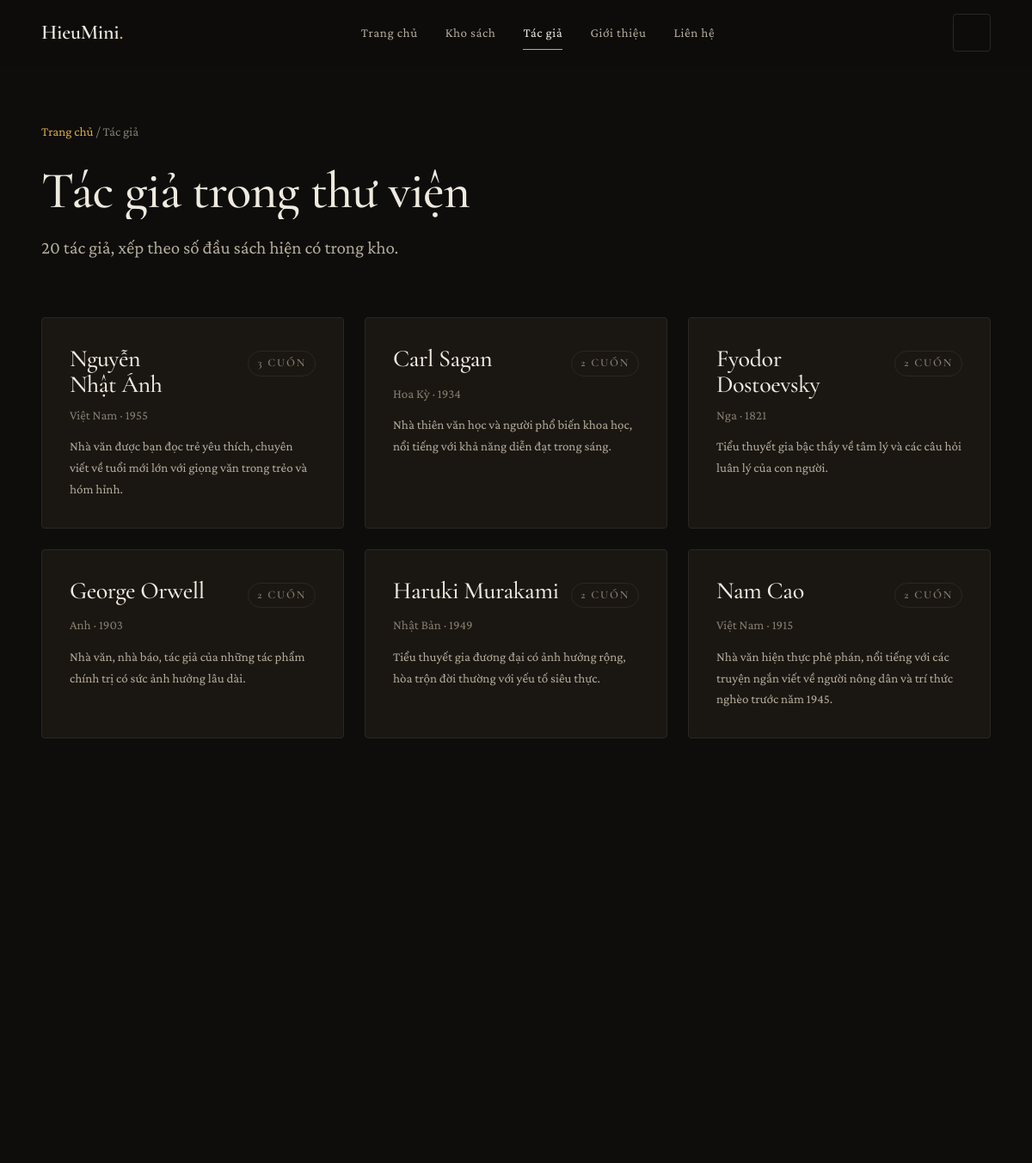
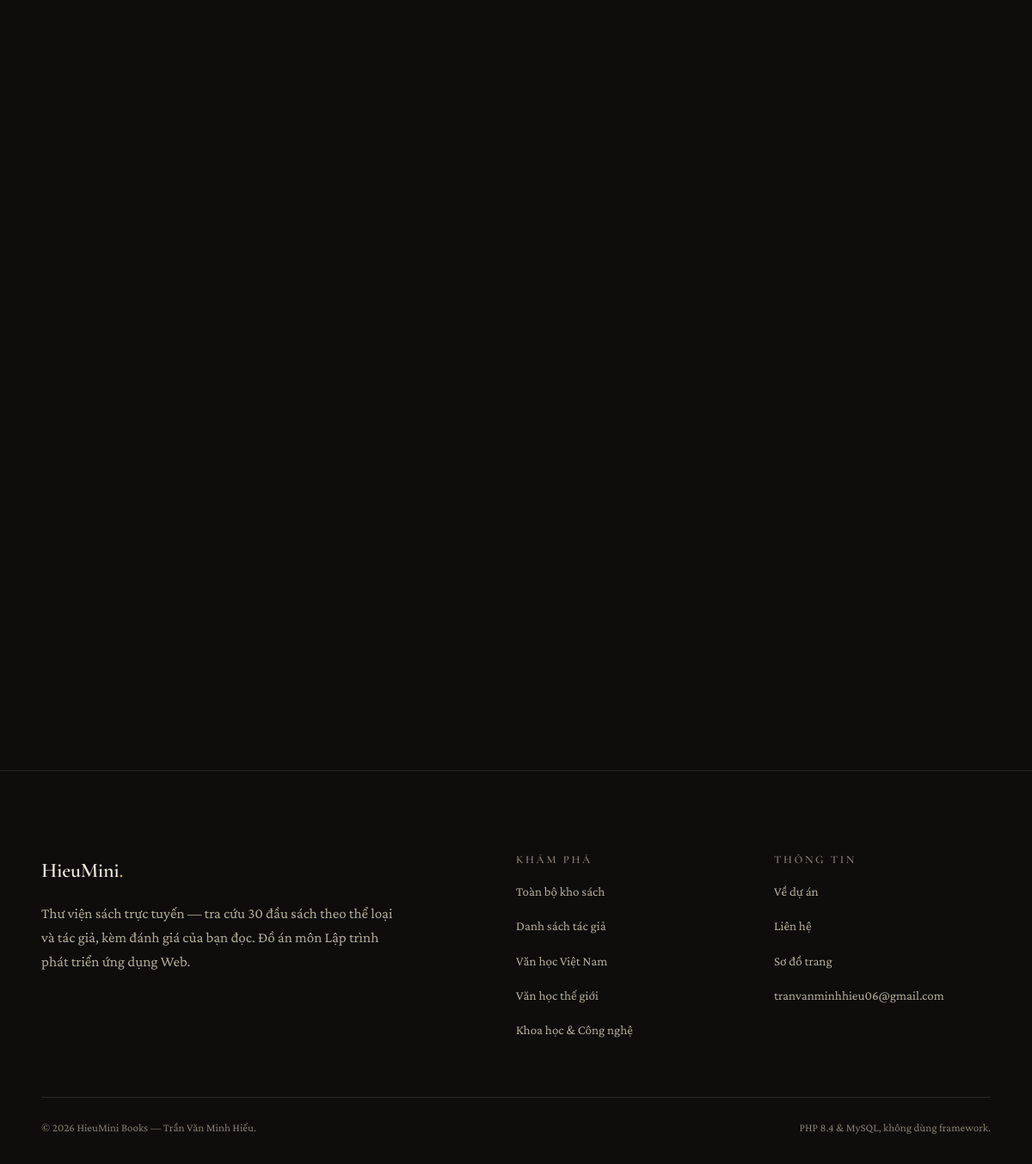
The page /authors.php on the database its author committed (2 pictures, top to bottom).
### tables this page shows
CREATE TABLE `authors` (
  `id`         INT AUTO_INCREMENT PRIMARY KEY,
  `slug`       VARCHAR(120) NOT NULL UNIQUE,
  `name`       VARCHAR(160) NOT NULL,
  `country`    VARCHAR(80),
  `birth_year` SMALLINT,
  `bio`        TEXT,
  INDEX `idx_authors_name` (`name`)
);

CREATE TABLE `categories` (
  `id`          INT AUTO_INCREMENT PRIMARY KEY,
  `slug`        VARCHAR(80)  NOT NULL UNIQUE,
  `name`        VARCHAR(120) NOT NULL,
  `description` TEXT,
  `bg_color`    CHAR(7)      NOT NULL DEFAULT '#1C1917',
  `accent`      CHAR(7)      NOT NULL DEFAULT '#C89B3C',
  `sort_order`  SMALLINT     NOT NULL DEFAULT 0
);

### config/config.php (called while the page is built, shortened)
<?php
function base_url(): string
{
    static $base = null;
    if ($base !== null) {
        return $base;
    }
    $dir = str_replace('\\', '/', dirname($_SERVER['SCRIPT_NAME'] ?? '/'));
    $dir = preg_replace('#/(admin|api)$#', '', $dir);
    $base = rtrim($dir, '/');
    return $base;
}

### config/database.php (called while the page is built, shortened)
<?php
function db(): PDO
{
    static $pdo = null;
    if ($pdo instanceof PDO) {
        return $pdo;
    }
    $dsn = sprintf('mysql:host=%s;dbname=%s;charset=utf8mb4', DB_HOST, DB_NAME);
    try {
        $pdo = new PDO($dsn, DB_USER, DB_PASS, [
            PDO::ATTR_ERRMODE            => PDO::ERRMODE_EXCEPTION,
            PDO::ATTR_DEFAULT_FETCH_MODE => PDO::FETCH_ASSOC,
            PDO::ATTR_EMULATE_PREPARES   => false,
        ]);
    } catch (PDOException $e) {
        http_response_code(503);
        if (IS_DEV) {
            exit('<h1>Không kết nối được cơ sở dữ liệu</h1><pre>'
                . htmlspecialchars($e->getMessage(), ENT_QUOTES, 'UTF-8')
                . '</pre><p>Kiểm tra lại MySQL đã bật chưa và thông tin trong <code>config/config.php</code>.</p>');
        }
        error_log('DB connect failed: ' . $e->getMessage());
        exit('Hệ thống đang bảo trì, vui lòng quay lại sau.');
    }
    return $pdo;
}
function db_query(string $sql, array $params = []): PDOStatement
{
    $stmt = db()->prepare($sql);
    $stmt->execute($params);
    return $stmt;
}
function db_all(string $sql, array $params = []): array
{
    return db_query($sql, $params)->fetchAll();
}
function db_value(string $sql, array $params = [])
{
    return db_query($sql, $params)->fetchColumn();
}

### authors.php (the view, shortened to what this page needs)
<?php
require __DIR__ . '/config/config.php';
require __DIR__ . '/config/database.php';
require __DIR__ . '/includes/functions.php';
$authors = db_all(
    'SELECT a.*, COUNT(b.id) AS book_count
       FROM authors a LEFT JOIN books b ON b.author_id = a.id
      GROUP BY a.id
      HAVING book_count > 0
      ORDER BY book_count DESC, a.name ASC'
);
require __DIR__ . '/includes/header.php';
?>
<section class="section section--tight">
  <div class="container">
    <nav aria-label="Đường dẫn" style="margin-bottom:var(--space-5);font-size:var(--fs-sm);color:var(--fg-subtle)">
      <a href="<?= e(url('index.php')) ?>">Trang chủ</a><span aria-hidden="true"> / </span><span>Tác giả</span>
    </nav>
    <h1 style="font-size:var(--fs-3xl)" data-split>Tác giả trong thư viện</h1>
    <p class="lead" style="margin-bottom:var(--space-8)">
      <?= count($authors) ?> tác giả, xếp theo số đầu sách hiện có trong kho.
    </p>
    <div style="display:grid;grid-template-columns:repeat(auto-fill,minmax(320px,1fr));gap:var(--space-5)">
      <?php foreach ($authors as $a): ?>
        <article data-reveal style="position:relative;padding:var(--space-6);border:1px solid var(--border);
                 border-radius:var(--r-md);background:var(--surface)">
          <div style="display:flex;align-items:baseline;justify-content:space-between;gap:var(--space-3)">
            <h2 style="font-size:var(--fs-xl);margin:0">
              <a href="<?= e(url('author.php?s=' . $a['slug'])) ?>" style="color:var(--fg)">
                <?= e($a['name']) ?>
                <span style="position:absolute;inset:0"></span>
              </a>
            </h2>
            <span class="badge badge--muted"><?= (int) $a['book_count'] ?> cuốn</span>
          </div>
          <p style="margin:var(--space-2) 0 var(--space-3);font-size:var(--fs-sm);color:var(--fg-subtle)">
            <?= e($a['country']) ?><?= $a['birth_year'] ? ' · ' . e(format_year((int) $a['birth_year'])) : '' ?>
          </p>
          <p style="margin:0;font-size:var(--fs-sm)"><?= e(excerpt($a['bio'], 130)) ?></p>
        </article>
      <?php endforeach; ?>
    </div>
  </div>
</section>
<?php require __DIR__ . '/includes/footer.php'; ?>

### includes/footer.php (shortened to what this page needs)
</main>
<footer class="site-footer">
  <div class="container">
    <div class="footer-grid">
      <div>
        <a class="brand" href="<?= e(url('index.php')) ?>">HieuMini<span>.</span></a>
        <p style="margin-top:var(--space-4);max-width:44ch">
          <?= e(SITE_TAGLINE) ?> — tra cứu <?= format_number(site_stats()['books']) ?> đầu sách theo
          thể loại và tác giả, kèm đánh giá của bạn đọc. Đồ án môn Lập trình phát triển ứng dụng Web.
        </p>
      </div>
      <div>
        <h4>Khám phá</h4>
        <ul class="footer-links">
          <li><a href="<?= e(url('books.php')) ?>">Toàn bộ kho sách</a></li>
          <li><a href="<?= e(url('authors.php')) ?>">Danh sách tác giả</a></li>
          <?php foreach (array_slice(all_categories(), 0, 3) as $c): ?>
            <li><a href="<?= e(url('books.php?the-loai=' . $c['slug'])) ?>"><?= e($c['name']) ?></a></li>
          <?php endforeach; ?>
        </ul>
      </div>
      <div>
        <h4>Thông tin</h4>
        <ul class="footer-links">
          <li><a href="<?= e(url('about.php')) ?>">Về dự án</a></li>
          <li><a href="<?= e(url('contact.php')) ?>">Liên hệ</a></li>
          <li><a href="<?= e(url('sitemap.xml')) ?>">Sơ đồ trang</a></li>
          <li><a href="mailto:<?= e(SITE_EMAIL) ?>"><?= e(SITE_EMAIL) ?></a></li>
        </ul>
      </div>
    </div>
    <div class="footer-bottom">
      <span>© <?= date('Y') ?> <?= e(SITE_NAME) ?> — <?= e(SITE_AUTHOR) ?>.</span>
      <span>PHP <?= e(PHP_MAJOR_VERSION . '.' . PHP_MINOR_VERSION) ?> &amp; MySQL, không dùng framework.</span>
    </div>
  </div>
</footer>
</body>
</html>

### assets/css/style.css (style rules this page uses)
:root { --bg: #0E0D0C; --bg-soft: #15130F; --surface: #1A1713; --surface-hover: #221E18; --fg: #EFEADF; --fg-muted: #B4AB99; --fg-subtle: #857D6E; --accent: #D8A94A; --accent-soft: rgba(216, 169, 74, .12); --on-accent: #14120E; --border: #2B2620; --border-strong: #3D372E; --danger: #E0685C; --ok: #7FBF8E; --font-display: 'Cormorant Garamond', 'Times New Roman', Georgia, serif; --font-body: 'Crimson Pro', Georgia, 'Times New Roman', serif; --font-mono: ui-monospace, 'Cascadia Mono', Menlo, Consolas, monospace; --fs-xs: .8125rem; --fs-sm: .9375rem; --fs-base: 1.0625rem; --fs-lg: clamp(1.125rem, 1.05rem + .35vw, 1.3125rem); --fs-xl: clamp(1.375rem, 1.2rem + .8vw, 1.75rem); --fs-2xl: clamp(1.75rem, 1.4rem + 1.6vw, 2.5rem); --fs-3xl: clamp(2.25rem, 1.6rem + 2.9vw, 3.75rem); --fs-4xl: clamp(2.75rem, 1.6rem + 5vw, 6rem); --space-1: 4px; --space-2: 8px; --space-3: 12px; --space-4: 16px; --space-5: 24px; --space-6: 32px; --space-7: 48px; --space-8: 64px; --space-9: 96px; --space-10: 128px; --r-sm: 2px; --r-md: 4px; --r-lg: 8px; --t-fast: 150ms; --t-base: 260ms; --t-slow: 480ms; --ease-out: cubic-bezier(.22, 1, .36, 1); --ease-soft: cubic-bezier(.4, 0, .2, 1); --maxw: 1280px; --gutter: clamp(20px, 4vw, 56px); color-scheme: dark; }
*, *::before, *::after { box-sizing: border-box; }
html { -webkit-text-size-adjust: 100%; scroll-behavior: smooth; }
body { margin: 0; background: var(--bg); color: var(--fg); font-family: var(--font-body); font-size: var(--fs-base); line-height: 1.65; -webkit-font-smoothing: antialiased; text-rendering: optimizeLegibility; transition: background var(--t-base) var(--ease-soft), color var(--t-base) var(--ease-soft); }
h1, h2, h3, h4 { font-family: var(--font-display); font-weight: 500; line-height: 1.08; letter-spacing: -.015em; margin: 0 0 var(--space-4); text-wrap: balance; }
h1 { font-size: var(--fs-4xl); }
h2 { font-size: var(--fs-3xl); }
h4 { font-size: var(--fs-lg); }
p { margin: 0 0 var(--space-4); color: var(--fg-muted); text-wrap: pretty; }
a { color: var(--accent); text-decoration: none; transition: color var(--t-fast) var(--ease-soft); }
.container { width: 100%; max-width: var(--maxw); margin-inline: auto; padding-inline: var(--gutter); }
.lead { font-size: var(--fs-lg); color: var(--fg-muted); max-width: 62ch; }
.brand { font-family: var(--font-display); font-size: 1.5rem; font-weight: 600; letter-spacing: -.01em; color: var(--fg); white-space: nowrap; }
.brand span { color: var(--accent); }
.section { padding: var(--space-9) 0; }
.section--tight { padding: var(--space-8) 0; }
.badge { display: inline-block; font-family: var(--font-display); font-size: var(--fs-xs); font-weight: 600; letter-spacing: .14em; text-transform: uppercase; color: var(--accent); background: var(--accent-soft); border: 1px solid color-mix(in srgb, var(--accent) 30%, transparent); padding: 3px 10px; border-radius: 100px; white-space: nowrap; }
.badge--muted { color: var(--fg-subtle); background: transparent; border-color: var(--border); }
.site-footer { border-top: 1px solid var(--border); padding: var(--space-9) 0 var(--space-6); margin-top: var(--space-10); }
.footer-grid { display: grid; grid-template-columns: 2fr 1fr 1fr; gap: var(--space-7); }
.footer-grid h4 { font-size: var(--fs-xs); letter-spacing: .2em; text-transform: uppercase; color: var(--fg-subtle); margin-bottom: var(--space-4); font-family: var(--font-display); font-weight: 600; }
.footer-links { list-style: none; margin: 0; padding: 0; display: grid; gap: var(--space-3); }
.footer-links a { color: var(--fg-muted); font-size: var(--fs-sm); }
.footer-bottom { display: flex; flex-wrap: wrap; gap: var(--space-4); justify-content: space-between; margin-top: var(--space-8); padding-top: var(--space-5); border-top: 1px solid var(--border); font-size: var(--fs-xs); color: var(--fg-subtle); }
.js [data-reveal] { opacity: 0; transform: translateY(22px); }
.js [data-reveal].is-visible { opacity: 1; transform: none; transition: opacity .6s var(--ease-out), transform .6s var(--ease-out); transition-delay: var(--delay, 0ms); }
html.lenis, html.lenis body { height: auto; }

### rows shown on the page
authors: name "Nguyễn Nhật Ánh", book_count "3", country "Việt Nam", birth_year "1955", bio "Nhà văn được bạn đọc trẻ yêu thích, chuyên viết về tuổi mới lớn với giọng văn trong trẻo và hóm hỉnh."
authors: name "Carl Sagan", book_count "2", country "Hoa Kỳ", birth_year "1934", bio "Nhà thiên văn học và người phổ biến khoa học, nổi tiếng với khả năng diễn đạt trong sáng."
authors: name "Fyodor Dostoevsky", book_count "2", country "Nga", birth_year "1821", bio "Tiểu thuyết gia bậc thầy về tâm lý và các câu hỏi luân lý của con người."
authors: name "George Orwell", book_count "2", country "Anh", birth_year "1903", bio "Nhà văn, nhà báo, tác giả của những tác phẩm chính trị có sức ảnh hưởng lâu dài."
authors: name "Haruki Murakami", book_count "2", country "Nhật Bản", birth_year "1949", bio "Tiểu thuyết gia đương đại có ảnh hưởng rộng, hòa trộn đời thường với yếu tố siêu thực."
authors: name "Nam Cao", book_count "2", country "Việt Nam", birth_year "1915", bio "Nhà văn hiện thực phê phán, nổi tiếng với các truyện ngắn viết về người nông dân và trí thức nghèo trước năm 1945."
categories: name "Văn học Việt Nam"
categories: name "Văn học thế giới"
categories: name "Khoa học & Công nghệ"

### other values the page prints
count($authors) "20"
SITE_TAGLINE "Thư viện sách trực tuyến"
format_number(site_stats()['books']) "30"
SITE_EMAIL "tranvanminhhieu06@gmail.com"
SITE_NAME "HieuMini Books"
SITE_AUTHOR "Trần Văn Minh Hiếu"
PHP_MAJOR_VERSION . '.' . PHP_MINOR_VERSION "8.4"
